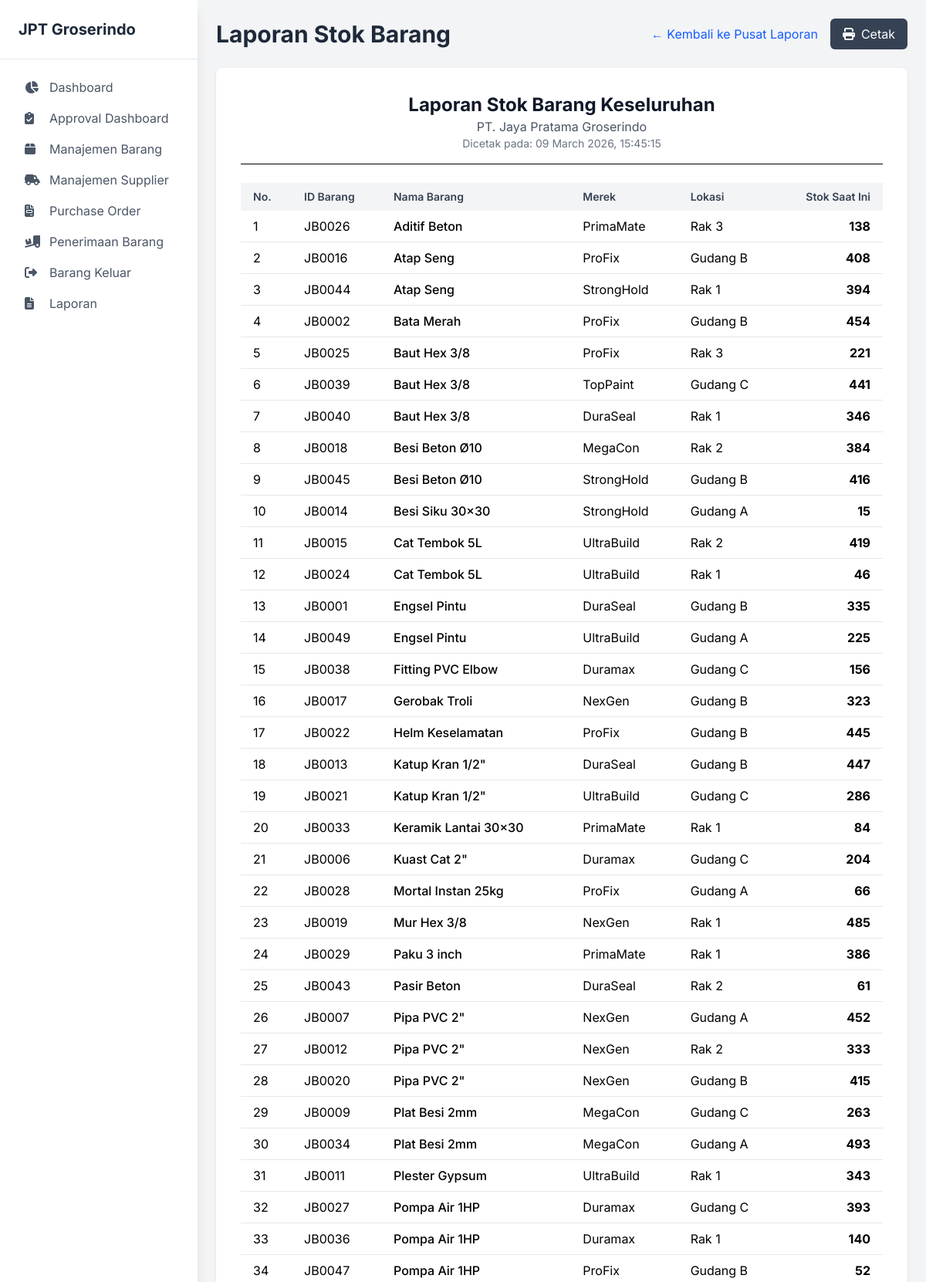
/index.php?page=laporan-stok (signed in, upper part), run on the app's committed database.
### tables this page shows
CREATE TABLE `barang` (
  `id_barang` varchar(20) NOT NULL,
  `nama_barang` varchar(255) NOT NULL,
  `merek` varchar(100) DEFAULT NULL,
  `satuan` varchar(50) DEFAULT 'PCS',
  `harga` decimal(15,2) NOT NULL DEFAULT 0.00,
  `id_supplier` int(11) DEFAULT NULL,
  `stok` int(11) NOT NULL DEFAULT 0,
  `lokasi` varchar(100) DEFAULT NULL
);

### pages/laporan_stok.php (the view)
<?php
$stmt = $pdo->query("SELECT * FROM barang ORDER BY nama_barang ASC");
$barang_list = $stmt->fetchAll(PDO::FETCH_ASSOC);
?>
<div class="flex justify-between items-center mb-6">
    <h1 class="text-3xl font-bold text-gray-800">Laporan Stok Barang</h1>
    <div class="flex items-center gap-4">
        <a href="index.php?page=laporan" class="text-blue-600 hover:underline">
            &larr; Kembali ke Pusat Laporan
        </a>
        <button onclick="window.print()" class="bg-gray-700 text-white px-4 py-2 rounded-md hover:bg-gray-800 flex items-center gap-2">
            <i class="fa-solid fa-print"></i>
            <span>Cetak</span>
        </button>
    </div>
</div>
<div class="bg-white p-8 rounded-lg shadow">
    <div class="text-center border-b pb-4 mb-6">
        <h2 class="text-2xl font-bold text-gray-900">Laporan Stok Barang Keseluruhan</h2>
        <p class="text-gray-600">PT. Jaya Pratama Groserindo</p>
        <p class="text-sm text-gray-500">Dicetak pada: <?php echo date('d F Y, H:i:s'); ?></p>
    </div>
    <div class="overflow-x-auto">
        <table class="w-full table-auto">
            <thead class="bg-gray-100">
                <tr>
                    <th class="px-4 py-2 text-left text-sm font-semibold text-gray-700">No.</th>
                    <th class="px-4 py-2 text-left text-sm font-semibold text-gray-700">ID Barang</th>
                    <th class="px-4 py-2 text-left text-sm font-semibold text-gray-700">Nama Barang</th>
                    <th class="px-4 py-2 text-left text-sm font-semibold text-gray-700">Merek</th>
                    <th class="px-4 py-2 text-left text-sm font-semibold text-gray-700">Lokasi</th>
                    <th class="px-4 py-2 text-right text-sm font-semibold text-gray-700">Stok Saat Ini</th>
                </tr>
            </thead>
            <tbody class="divide-y divide-gray-200">
                <?php $no = 1; ?>
                <?php foreach ($barang_list as $barang): ?>
                    <tr>
                        <td class="px-4 py-2"><?php echo $no++; ?></td>
                        <td class="px-4 py-2"><?php echo htmlspecialchars($barang['id_barang']); ?></td>
                        <td class="px-4 py-2 font-medium"><?php echo htmlspecialchars($barang['nama_barang']); ?></td>
                        <td class="px-4 py-2"><?php echo htmlspecialchars($barang['merek']); ?></td>
                        <td class="px-4 py-2"><?php echo htmlspecialchars($barang['lokasi']); ?></td>
                        <td class="px-4 py-2 text-right font-bold"><?php echo htmlspecialchars($barang['stok']); ?></td>
                    </tr>
                <?php endforeach; ?>
            </tbody>
        </table>
    </div>
</div>

### includes/header.php (style rules this page uses)
body { font-family: 'Inter', sans-serif; }

### data on the page
barang: id_barang "JB0026", nama_barang "Aditif Beton", merek "PrimaMate", lokasi "Rak 3", stok "138"
barang: id_barang "JB0016", nama_barang "Atap Seng", merek "ProFix", lokasi "Gudang B", stok "408"
barang: id_barang "JB0044", nama_barang "Atap Seng", merek "StrongHold", lokasi "Rak 1", stok "394"
barang: id_barang "JB0002", nama_barang "Bata Merah", merek "ProFix", lokasi "Gudang B", stok "454"
barang: id_barang "JB0025", nama_barang "Baut Hex 3/8", merek "ProFix", lokasi "Rak 3", stok "221"
barang: id_barang "JB0039", nama_barang "Baut Hex 3/8", merek "TopPaint", lokasi "Gudang C", stok "441"
barang: id_barang "JB0040", nama_barang "Baut Hex 3/8", merek "DuraSeal", lokasi "Rak 1", stok "346"
barang: id_barang "JB0018", nama_barang "Besi Beton Ø10", merek "MegaCon", lokasi "Rak 2", stok "384"
barang: id_barang "JB0045", nama_barang "Besi Beton Ø10", merek "StrongHold", lokasi "Gudang B", stok "416"
barang: id_barang "JB0014", nama_barang "Besi Siku 30x30", merek "StrongHold", lokasi "Gudang A", stok "15"
barang: id_barang "JB0015", nama_barang "Cat Tembok 5L", merek "UltraBuild", lokasi "Rak 2", stok "419"
barang: id_barang "JB0024", nama_barang "Cat Tembok 5L", merek "UltraBuild", lokasi "Rak 1", stok "46"
barang: id_barang "JB0001", nama_barang "Engsel Pintu", merek "DuraSeal", lokasi "Gudang B", stok "335"
barang: id_barang "JB0049", nama_barang "Engsel Pintu", merek "UltraBuild", lokasi "Gudang A", stok "225"
barang: id_barang "JB0038", nama_barang "Fitting PVC Elbow", merek "Duramax", lokasi "Gudang C", stok "156"
barang: id_barang "JB0017", nama_barang "Gerobak Troli", merek "NexGen", lokasi "Gudang B", stok "323"
barang: id_barang "JB0022", nama_barang "Helm Keselamatan", merek "ProFix", lokasi "Gudang B", stok "445"
barang: id_barang "JB0013", nama_barang "Katup Kran 1/2\"", merek "DuraSeal", lokasi "Gudang B", stok "447"
barang: id_barang "JB0021", nama_barang "Katup Kran 1/2\"", merek "UltraBuild", lokasi "Gudang C", stok "286"
barang: id_barang "JB0033", nama_barang "Keramik Lantai 30x30", merek "PrimaMate", lokasi "Rak 1", stok "84"
barang: id_barang "JB0006", nama_barang "Kuast Cat 2\"", merek "Duramax", lokasi "Gudang C", stok "204"
barang: id_barang "JB0028", nama_barang "Mortal Instan 25kg", merek "ProFix", lokasi "Gudang A", stok "66"
barang: id_barang "JB0019", nama_barang "Mur Hex 3/8", merek "NexGen", lokasi "Rak 1", stok "485"
barang: id_barang "JB0029", nama_barang "Paku 3 inch", merek "PrimaMate", lokasi "Rak 1", stok "386"
barang: id_barang "JB0043", nama_barang "Pasir Beton", merek "DuraSeal", lokasi "Rak 2", stok "61"
barang: id_barang "JB0007", nama_barang "Pipa PVC 2\"", merek "NexGen", lokasi "Gudang A", stok "452"
barang: id_barang "JB0012", nama_barang "Pipa PVC 2\"", merek "NexGen", lokasi "Rak 2", stok "333"
barang: id_barang "JB0020", nama_barang "Pipa PVC 2\"", merek "NexGen", lokasi "Gudang B", stok "415"
barang: id_barang "JB0009", nama_barang "Plat Besi 2mm", merek "MegaCon", lokasi "Gudang C", stok "263"
barang: id_barang "JB0034", nama_barang "Plat Besi 2mm", merek "MegaCon", lokasi "Gudang A", stok "493"
barang: id_barang "JB0011", nama_barang "Plester Gypsum", merek "UltraBuild", lokasi "Rak 1", stok "343"
barang: id_barang "JB0027", nama_barang "Pompa Air 1HP", merek "Duramax", lokasi "Gudang C", stok "393"
barang: id_barang "JB0036", nama_barang "Pompa Air 1HP", merek "Duramax", lokasi "Rak 1", stok "140"
barang: id_barang "JB0047", nama_barang "Pompa Air 1HP", merek "ProFix", lokasi "Gudang B", stok "52"

### other printed values
$item['label'] "Dashboard"
$item['label'] "Approval Dashboard"
$item['label'] "Manajemen Barang"
$item['label'] "Manajemen Supplier"
$item['label'] "Purchase Order"
$item['label'] "Penerimaan Barang"
$item['label'] "Barang Keluar"
$item['label'] "Laporan"
